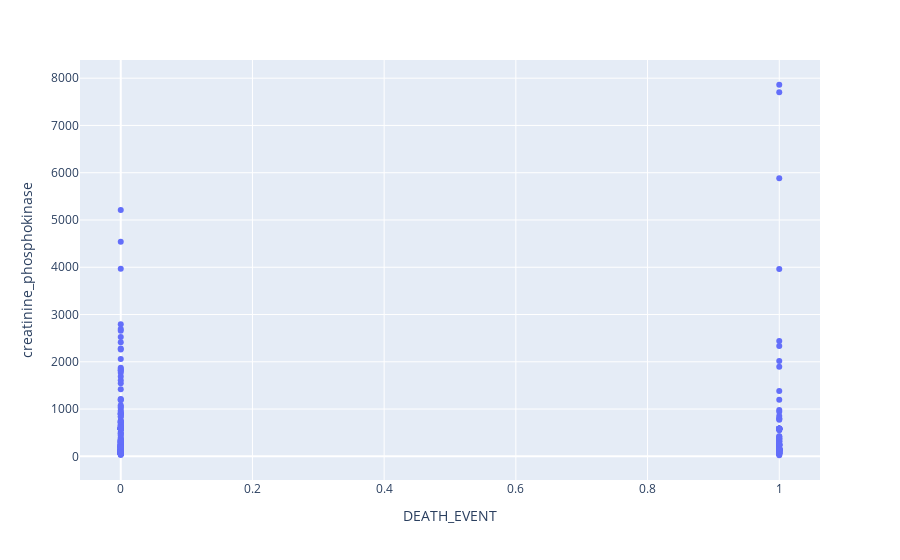

This figure's notebook cell:
### Code cell
'''> How does the serum creatinine level vary between patients who survived and those who did not?'''

fig = px.scatter(df,y='creatinine_phosphokinase',x='DEATH_EVENT')


fig.show()

### Figure 1 — Plotly figure (JSON) as saved in the notebook; plotly's stock layout.template omitted (floating-point values rounded to 4 significant figures; data arrays with more than 128 entries replaced by an {"elided": "..."} marker saying what was removed)
{"data": [{"hovertemplate": "DEATH_EVENT=%{x}<br>creatinine_phosphokinase=%{y}<extra></extra>", "legendgroup": "", "marker": {"color": "#636efa", "symbol": "circle"}, "mode": "markers", "name": "", "orientation": "v", "showlegend": false, "type": "scatter", "x": {"elided": "299 int values"}, "xaxis": "x", "y": {"elided": "299 int values"}, "yaxis": "y"}], "layout": {"legend": {"tracegroupgap": 0}, "margin": {"t": 60}, "xaxis": {"anchor": "y", "domain": [0, 1], "title": {"text": "DEATH_EVENT"}}, "yaxis": {"anchor": "x", "domain": [0, 1], "title": {"text": "creatinine_phosphokinase"}}}}
